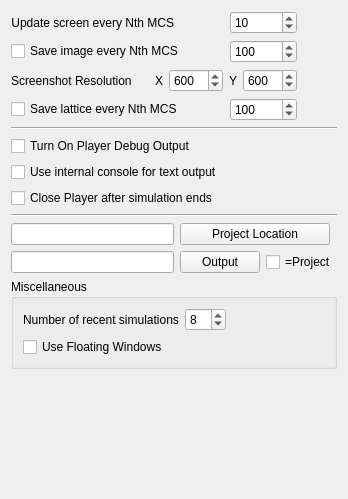
     <widget class="QWidget" name="tab_output">
      <attribute name="title">
       <string>Output</string>
      </attribute>
      <layout class="QVBoxLayout" name="verticalLayout_14">
       <item>
        <layout class="QVBoxLayout" name="verticalLayout_10">
         <item>
          <layout class="QHBoxLayout" name="horizontalLayout_16">
           <item>
            <layout class="QVBoxLayout" name="verticalLayout_9">
             <item>
              <layout class="QHBoxLayout" name="horizontalLayout_3">
               <item>
                <widget class="QLabel" name="label_5">
                 <property name="text">
                  <string>Update screen every Nth MCS</string>
                 </property>
                 <property name="alignment">
                  <set>Qt::AlignRight|Qt::AlignTrailing|Qt::AlignVCenter</set>
                 </property>
                </widget>
               </item>
               <item>
                <spacer name="horizontalSpacer">
                 <property name="orientation">
                  <enum>Qt::Horizontal</enum>
                 </property>
                 <property name="sizeHint" stdset="0">
                  <size>
                   <width>40</width>
                   <height>20</height>
                  </size>
                 </property>
                </spacer>
               </item>
               <item>
                <widget class="QSpinBox" name="updateScreenSpinBox">
                 <property name="minimum">
                  <number>1</number>
                 </property>
                 <property name="maximum">
                  <number>1000000000</number>
                 </property>
                 <property name="value">
                  <number>10</number>
                 </property>
                </widget>
               </item>
              </layout>
             </item>
             <item>
              <layout class="QHBoxLayout" name="horizontalLayout_15">
               <item>
                <widget class="QCheckBox" name="outputImagesCheckBox">
                 <property name="text">
                  <string>Save image every Nth MCS</string>
                 </property>
                </widget>
               </item>
               <item>
                <spacer name="horizontalSpacer_7">
                 <property name="orientation">
                  <enum>Qt::Horizontal</enum>
                 </property>
                 <property name="sizeHint" stdset="0">
                  <size>
                   <width>40</width>
                   <height>20</height>
                  </size>
                 </property>
                </spacer>
               </item>
               <item>
                <widget class="QSpinBox" name="saveImageSpinBox">
                 <property name="minimum">
                  <number>1</number>
                 </property>
                 <property name="maximum">
                  <number>1000000000</number>
                 </property>
                 <property name="value">
                  <number>100</number>
                 </property>
                </widget>
               </item>
              </layout>
             </item>
             <item>
              <layout class="QHBoxLayout" name="horizontalLayout_17"/>
             </item>
             <item>
              <layout class="QHBoxLayout" name="horizontalLayout_21">
               <item>
                <widget class="QLabel" name="label_13">
                 <property name="text">
                  <string>Screenshot Resolution     </string>
                 </property>
                </widget>
               </item>
               <item>
                <layout class="QHBoxLayout" name="horizontalLayout_22">
                 <item>
                  <widget class="QLabel" name="label_16">
                   <property name="text">
                    <string>X</string>
                   </property>
                  </widget>
                 </item>
                 <item>
                  <widget class="QSpinBox" name="screenshot_X_SB">
                   <property name="maximum">
                    <number>5000</number>
                   </property>
                   <property name="value">
                    <number>600</number>
                   </property>
                  </widget>
                 </item>
                </layout>
               </item>
               <item>
                <layout class="QHBoxLayout" name="horizontalLayout_23">
                 <item>
                  <widget class="QLabel" name="label_17">
                   <property name="text">
                    <string>Y</string>
                   </property>
                  </widget>
                 </item>
                 <item>
                  <widget class="QSpinBox" name="screenshot_Y_SB">
                   <property name="maximum">
                    <number>5000</number>
                   </property>
                   <property name="value">
                    <number>600</number>
                   </property>
                  </widget>
                 </item>
                </layout>
               </item>
              </layout>
             </item>
             <item>
              <layout class="QHBoxLayout" name="horizontalLayout_14">
               <item>
                <widget class="QCheckBox" name="outputLatticeDataCheckBox">
                 <property name="text">
                  <string>Save lattice every Nth MCS</string>
                 </property>
                </widget>
               </item>
               <item>
                <spacer name="horizontalSpacer_8">
                 <property name="orientation">
                  <enum>Qt::Horizontal</enum>
                 </property>
                 <property name="sizeHint" stdset="0">
                  <size>
                   <width>40</width>
                   <height>20</height>
                  </size>
                 </property>
                </spacer>
               </item>
               <item>
                <widget class="QSpinBox" name="saveLatticeSpinBox">
                 <property name="minimum">
                  <number>1</number>
                 </property>
                 <property name="maximum">
                  <number>1000000000</number>
                 </property>
                 <property name="value">
                  <number>100</number>
                 </property>
                </widget>
               </item>
              </layout>
             </item>
            </layout>
           </item>
           <item>
            <spacer name="horizontalSpacer_11">
             <property name="orientation">
              <enum>Qt::Horizontal</enum>
             </property>
             <property name="sizeHint" stdset="0">
              <size>
               <width>40</width>
               <height>20</height>
              </size>
             </property>
            </spacer>
           </item>
          </layout>
         </item>
         <item>
          <widget class="Line" name="line">
           <property name="orientation">
            <enum>Qt::Horizontal</enum>
           </property>
          </widget>
         </item>
         <item>
          <widget class="QCheckBox" name="debugOutputPlayerCB">
           <property name="text">
            <string>Turn On Player Debug Output</string>
           </property>
          </widget>
         </item>
         <item>
          <widget class="QCheckBox" name="useInternalConsoleCheckBox">
           <property name="text">
            <string>Use internal console for text output</string>
           </property>
          </widget>
         </item>
         <item>
          <widget class="QCheckBox" name="closePlayerCheckBox">
           <property name="text">
            <string>Close Player after simulation ends</string>
           </property>
          </widget>
         </item>
         <item>
          <widget class="Line" name="line_2">
           <property name="orientation">
            <enum>Qt::Horizontal</enum>
           </property>
          </widget>
         </item>
         <item>
          <layout class="QGridLayout" name="gridLayout_6">
           <item row="0" column="0">
            <widget class="QLineEdit" name="projectLocationLineEdit">
             <property name="maximumSize">
              <size>
               <width>16777215</width>
               <height>16777215</height>
              </size>
             </property>
             <property name="text">
              <string/>
             </property>
            </widget>
           </item>
           <item row="0" column="1" colspan="3">
            <widget class="QPushButton" name="projectLocationButton">
             <property name="maximumSize">
              <size>
               <width>150</width>
               <height>16777215</height>
              </size>
             </property>
             <property name="text">
              <string>Project Location</string>
             </property>
             <property name="autoDefault">
              <bool>false</bool>
             </property>
            </widget>
           </item>
           <item row="1" column="0">
            <widget class="QLineEdit" name="outputLocationLineEdit">
             <property name="maximumSize">
              <size>
               <width>16777215</width>
               <height>16777215</height>
              </size>
             </property>
            </widget>
           </item>
           <item row="1" column="1" colspan="2">
            <widget class="QPushButton" name="outputLocationButton">
             <property name="maximumSize">
              <size>
               <width>150</width>
               <height>16777215</height>
              </size>
             </property>
             <property name="text">
              <string>Output</string>
             </property>
             <property name="autoDefault">
              <bool>false</bool>
             </property>
            </widget>
           </item>
           <item row="1" column="3">
            <widget class="QCheckBox" name="outputToProjectCheckBox">
             <property name="text">
              <string>=Project</string>
             </property>
            </widget>
           </item>
          </layout>
         </item>
        </layout>
       </item>
       <item>
        <widget class="QGroupBox" name="groupBox_5">
         <property name="title">
          <string>Miscellaneous</string>
         </property>
         <layout class="QVBoxLayout" name="verticalLayout_21">
          <item>
           <layout class="QHBoxLayout" name="horizontalLayout_26">
            <item>
             <layout class="QVBoxLayout" name="verticalLayout_20">
              <item>
               <layout class="QHBoxLayout" name="horizontalLayout_25">
                <item>
                 <widget class="QLabel" name="label_23">
                  <property name="text">
                   <string>Number of recent simulations</string>
                  </property>
                 </widget>
                </item>
                <item>
                 <widget class="QSpinBox" name="numberOfRecentSimulationsSB">
                  <property name="maximum">
                   <number>20</number>
                  </property>
                  <property name="value">
                   <number>8</number>
                  </property>
                 </widget>
                </item>
               </layout>
              </item>
              <item>
               <widget class="QCheckBox" name="floatingWindowsCB">
                <property name="toolTip">
                 <string>Checking it switches from Multi Document interface to flowting windows one. The change will take place after Player restart</string>
                </property>
                <property name="text">
                 <string>Use Floating Windows</string>
                </property>
               </widget>
              </item>
             </layout>
            </item>
            <item>
             <spacer name="horizontalSpacer_17">
              <property name="orientation">
               <enum>Qt::Horizontal</enum>
              </property>
              <property name="sizeHint" stdset="0">
               <size>
                <width>40</width>
                <height>20</height>
               </size>
              </property>
             </spacer>
            </item>
           </layout>
          </item>
         </layout>
        </widget>
       </item>
       <item>
        <spacer name="verticalSpacer">
         <property name="orientation">
          <enum>Qt::Vertical</enum>
         </property>
         <property name="sizeHint" stdset="0">
          <size>
           <width>20</width>
           <height>119</height>
          </size>
         </property>
        </spacer>
       </item>
      </layout>
     </widget>
